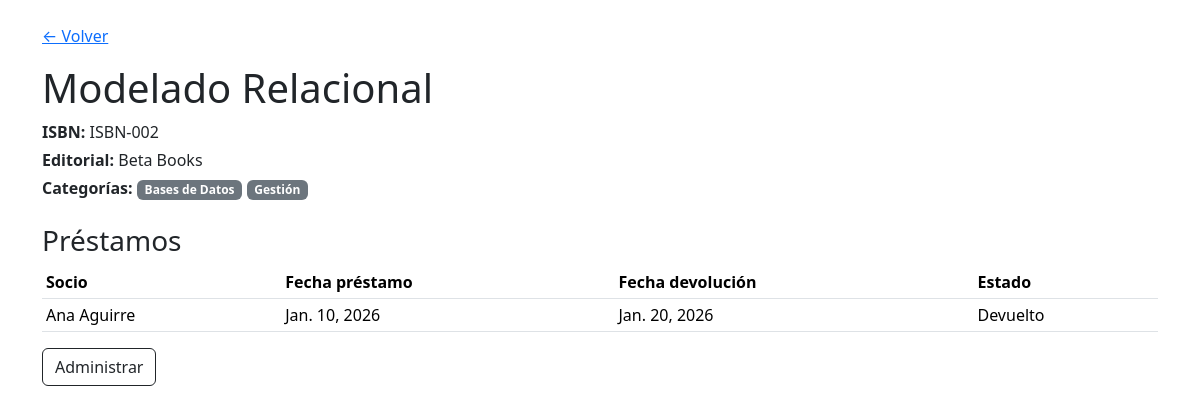
The page /libros/2/ on the database its author committed.
### biblioteca/models.py (models this page shows, shortened)
class Libro(models.Model):
    titulo = models.CharField(max_length=160)
    isbn = models.CharField(max_length=20, unique=True)
    anio_publicacion = models.PositiveIntegerField(validators=[MinValueValidator(1)])
    editorial = models.ForeignKey(Editorial, on_delete=models.PROTECT, related_name="libros")
    categorias = models.ManyToManyField(Categoria, blank=True, related_name="libros")
    socios = models.ManyToManyField(Socio, through="Prestamo",
related_name="libros_prestados")

class Editorial(models.Model):
    nombre = models.CharField(max_length=120, unique=True)

class Categoria(models.Model):
    nombre = models.CharField(max_length=80, unique=True)

class Prestamo(models.Model):
    ESTADOS = (
        ("PRESTADO", "Prestado"),
        ("DEVUELTO", "Devuelto"),
        ("ATRASADO", "Atrasado"),
    )
    socio = models.ForeignKey(Socio, on_delete=models.CASCADE, related_name="prestamos")
    libro = models.ForeignKey(Libro, on_delete=models.CASCADE, related_name="prestamos")
    fecha_prestamo = models.DateField()
    fecha_devolucion = models.DateField(null=True, blank=True)
    estado = models.CharField(max_length=10, choices=ESTADOS, default="PRESTADO")
    class Meta:
        constraints = [
            models.UniqueConstraint(
                fields=["socio", "libro", "fecha_prestamo"],
                name="uq_prestamo_socio_libro_fecha",
            )
        ]

class Socio(models.Model):
    user = models.OneToOneField(User, on_delete=models.CASCADE, related_name="socio")
    rut = models.CharField(max_length=12, unique=True)
    telefono = models.CharField(max_length=20, blank=True, default="")

### biblioteca/views.py (the view)
# urls.py: path("libros/<int:libro_id>/", views.detalle_libro, name="detalle_libro"),
def detalle_libro(request, libro_id):
    libro = (
        Libro.objects
        .select_related("editorial")
        .prefetch_related("categorias", "prestamos__socio__user")
        .get(id=libro_id)
    )
    prestamos = libro.prestamos.all().order_by("-fecha_prestamo")
    return render(request, "detalle_libro.html", {"libro": libro, "prestamos":
prestamos})

### biblioteca/templates/detalle_libro.html (shortened to what this page needs)
<!doctype html>
<html lang="es">
<head>
    <link href="https://cdn.jsdelivr.net/npm/bootstrap@5.3.3/dist/css/bootstrap.min.css"rel="stylesheet">
</head>
<body class="container py-4">
    <a href="{% url 'biblioteca:lista_libros' %}">&larr; Volver</a>
    <h1 class="mt-3">{{ libro.titulo }}</h1>
    <p class="mb-1"><strong>ISBN:</strong> {{ libro.isbn }}</p>
    <p class="mb-1"><strong>Editorial:</strong> {{ libro.editorial.nombre }}</p>
    <p class="mb-3">
        <strong>Categorías:</strong>
        {% for c in libro.categorias.all %}
            <span class="badge text-bg-secondary">{{ c.nombre }}</span>
        {% empty %}
            <span class="text-muted">Sin categorías</span>
        {% endfor %}
    </p>
    <h3 class="mt-4">Préstamos</h3>
    <table class="table table-sm">
        <thead>
            <tr>
                <th>Socio</th>
                <th>Fecha préstamo</th>
                <th>Fecha devolución</th>
                <th>Estado</th>
            </tr>
        </thead>
        <tbody>
            {% for p in prestamos %}
            <tr>
                <td>{{ p.socio.user.get_full_name|default:p.socio.user.username }}</td>
                <td>{{ p.fecha_prestamo }}</td>
                <td>{{ p.fecha_devolucion|default:"-" }}</td>
                <td>{{ p.get_estado_display }}</td>
            </tr>
        {% empty %}
            <tr><td colspan="4" class="text-muted">Sin préstamos registrados</td></tr>
        {% endfor %}
    </tbody>
</table>
    <a href="/admin/" class="btn btn-outline-dark">Administrar</a>
</body>
</html>

### rows shown on the page
Libro: titulo "Modelado Relacional", isbn "ISBN-002", editorial.nombre "Beta Books"
Categoria: nombre "Bases de Datos"
Categoria: nombre "Gestión"
Prestamo: socio.user.get_full_name "Ana Aguirre", fecha_prestamo "Jan. 10, 2026", fecha_devolucion "Jan. 20, 2026", estado "Devuelto"
